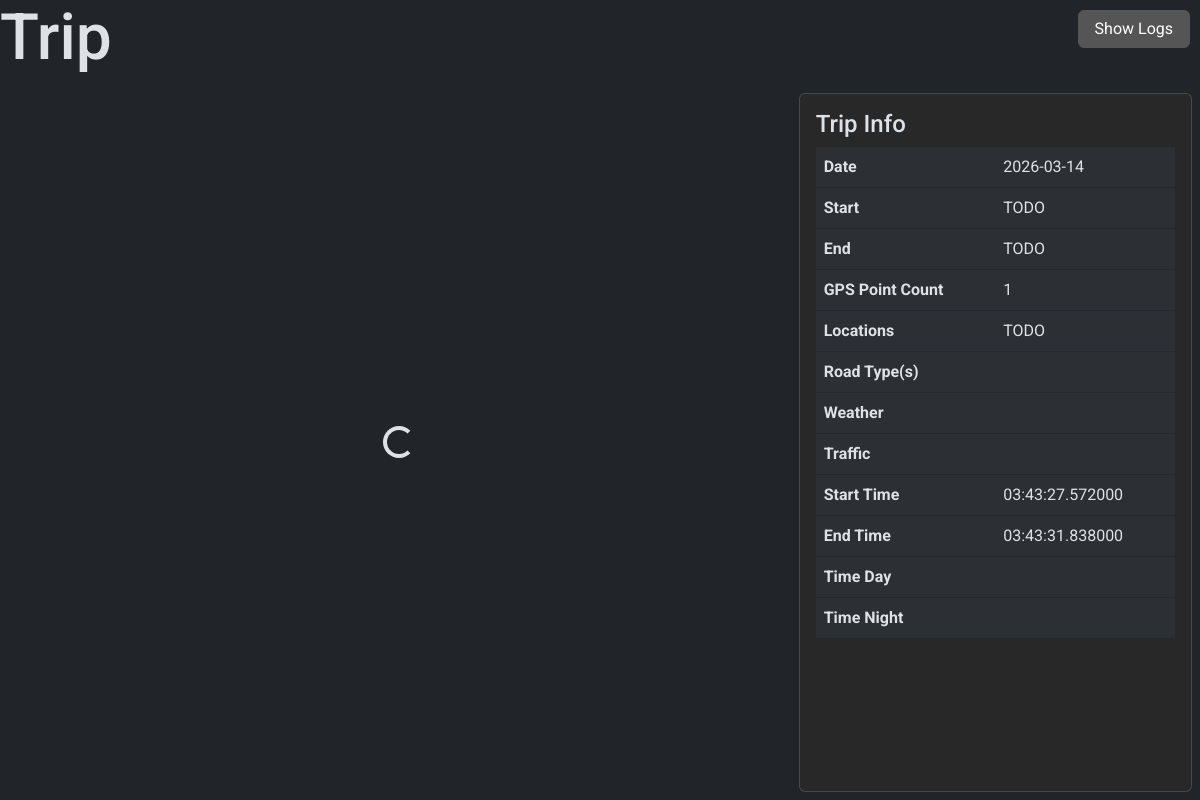
/log-book/trip/2, run on the app's committed database.
### database/trip/trip.py (models this page shows)
class Trip(db.Model):
    id: Mapped[int] = mapped_column(primary_key=True)
    start: Mapped[datetime]
    end: Mapped[datetime]
    points: Mapped[list["Point"]] = relationship(back_populates="trip")
    analysis: Mapped["Analysis | None"] = relationship(back_populates="trip", lazy="joined")

### log_book/log_book.py (the view)
@log_book.route("/trip/<int:trip_id>")
def view_trip(trip_id: int):
    trip = db.get_or_404(Trip, trip_id)
    return render_template("log_book/trip.html", trip=trip)

### templates/log_book/trip.html (shortened to what this page needs)
{% extends "base.html" %}
{% block extra_head %}
<link rel="stylesheet" href="https://unpkg.com/leaflet@1.9.4/dist/leaflet.css"
 />
{% endblock %}
{% block content %}
<main class="vh-100 d-flex flex-column">
    <h1>{{ trip.analysis.name or "Trip" }}</h1>
    <div class="d-flex flex-lg-fill gap-2 p-2 align-items-stretch">
        <div style="flex: 2">
            <div id="map" class="h-100">
                <div class="d-flex align-items-center justify-content-center h-100 text-center">
                    <div class="spinner-border" role="status">
                    </div>
                </div>
            </div>
        </div>
        <div class="card" style="flex: 1">
            <div class="card-body">
                <h5 class="card-title">Trip Info</h5>
                <table class="table">
                    <tbody>
                        <tr>
                            <th scope="row">Date</th>
                            <td>{{ trip.start.date() }}</td>
                        </tr>
                        <tr>
                            <th scope="col">Start</th>
                            <td>{{ "TODO" }}</td>
                        </tr>
                        <tr>
                            <th scope="col">End</th>
                            <td>{{ "TODO" }}</td>
                        </tr>
                        <tr>
                            <th scope="col">GPS Point Count</th>
                            <td>{{ trip.points|length }}</td>
                        </tr>
                        <tr>
                            <th scope="col">Locations</th>
                            <td>{{ "TODO" }}</td>
                        </tr>
                        <tr>
                            <th scope="col">Road Type(s)</th>
                            <td>{{ trip.analysis.road_conditions }}</td>
                        </tr>
                        <tr>
                            <th scope="col">Weather</th>
                            <td>{{ trip.analysis.weather_conditions }}</td>
                        </tr>
                        <tr>
                            <th scope="col">Traffic</th>
                            <td>{{ trip.analysis.traffic_conditions }}</td>
                        </tr>
                        <tr>
                            <th scope="col">Start Time</th>
                            <td>{{ trip.start.time() }}</td>
                        </tr>
                        <tr>
                            <th scope="col">End Time</th>
                            <td>{{ trip.end.time() }}</td>
                        </tr>
                        <tr>
                            <th scope="col">Time Day</th>
                            <td>{{ trip.analysis.time_day }}</td>
                        </tr>
                        <tr>
                            <th scope="col">Time Night</th>
                            <td>{{ trip.analysis.time_night }}</td>
                        </tr>
                    </tbody>
                </table>
            </div>
        </div>
</main>
{% endblock %}

### data on the page
Trip: start "2026-03-14", start.time "03:43:27.572000", end.time "03:43:31.838000"

### other printed values
{{ trip.analysis.name or "Trip" }} "Trip"
{{ "TODO" }} "TODO"
{{ trip.points|length }} "1"
